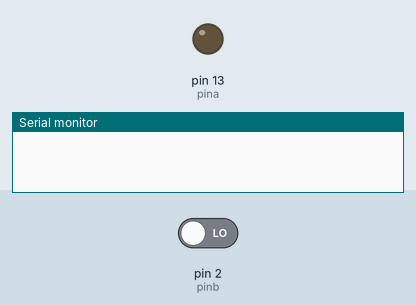
Bench run of a sketch on a simulated Arduino Uno, built with avr-gcc and run on an emulated ATmega328P. On the bench: output pins drawn as LEDs (lit = HIGH), the last lines printed to the serial monitor. Inputs (shaded band) come from the test bench; at power-on: pin 2 (pinb) LOW.

Above: at 1.2 s.
1.3 s: pin 2 (pinb) driven HIGH
At 2.1 s:
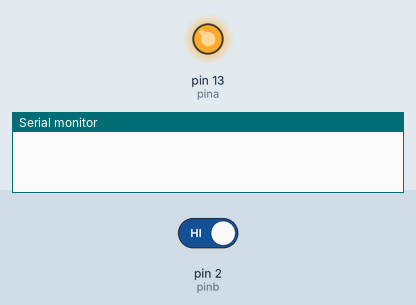
2.8 s: pin 2 (pinb) driven LOW
At 3.6 s:
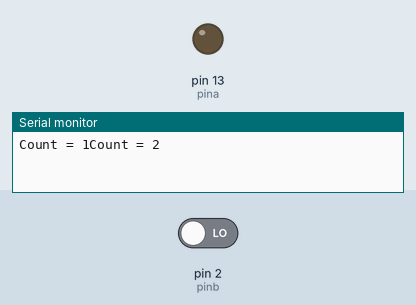
Timing chart, 0 to 5.8 s (numbered marks = the images above; inputs shaded):
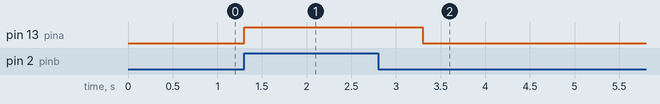

Measured:
- after the input at 1.3 s, pin 13 (pina): LOW → HIGH at once
- after the input at 2.8 s, pin 13 (pina): HIGH → LOW after 0.50 s

The sketch:

5A_Pushbutton.ino
```cpp
int value ,count=1;
int pina=13;
int pinb=2;
void setup() {
  // put your setup code here, to run once:
  Serial.begin(9600);
   pinMode(pina,OUTPUT);
   pinMode(pinb,INPUT);
}

void loop() {
  // put your main code here, to run repeatedly:
  value = digitalRead(pinb);
  if(value == HIGH)
  {
    digitalWrite(pina,HIGH);
    delay(1000);
    Serial.print("Count = ");
    Serial.print(count++);
  }
  else
  digitalWrite(pina,LOW);

}
```
